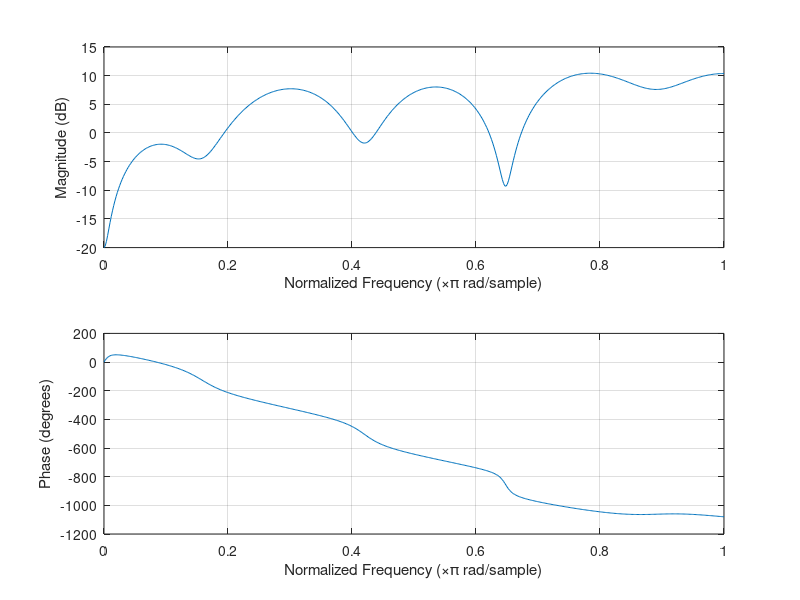
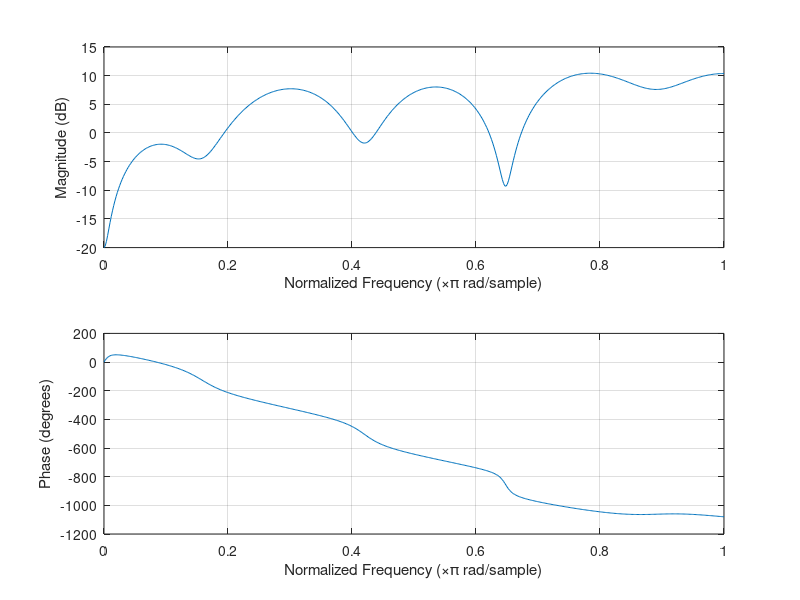
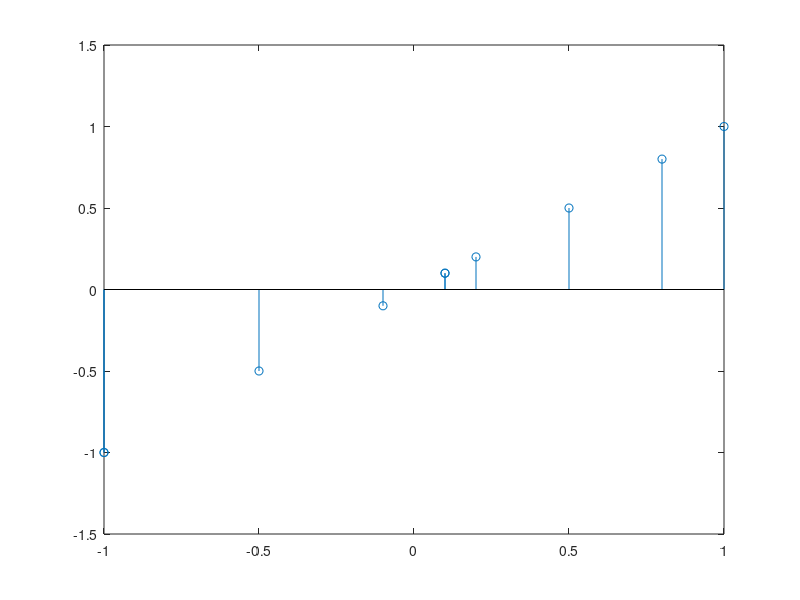

Write MATLAB code to recreate these figures, in order.
hn=[1 -1 .5 -.5 .2 .1 .1 .8 -.1 -1];
xn=randn(1,1000);
un=filter(hn,1,xn);
freqz(hn,1,512);

y=zeros(1,length(xn));
e=zeros(1,length(xn));
N=10;
W=zeros(1,N);
mu=.1;
for i=N:length(xn)
    y(i)=W*xn(i:-1:i-(N-1))';
    e(i)=un(i)-y(i);
    W=W+mu*xn(i:-1:i-(N-1))*e(i);
end
figure
freqz(W,1,512);figure
 stem(hn,W)
